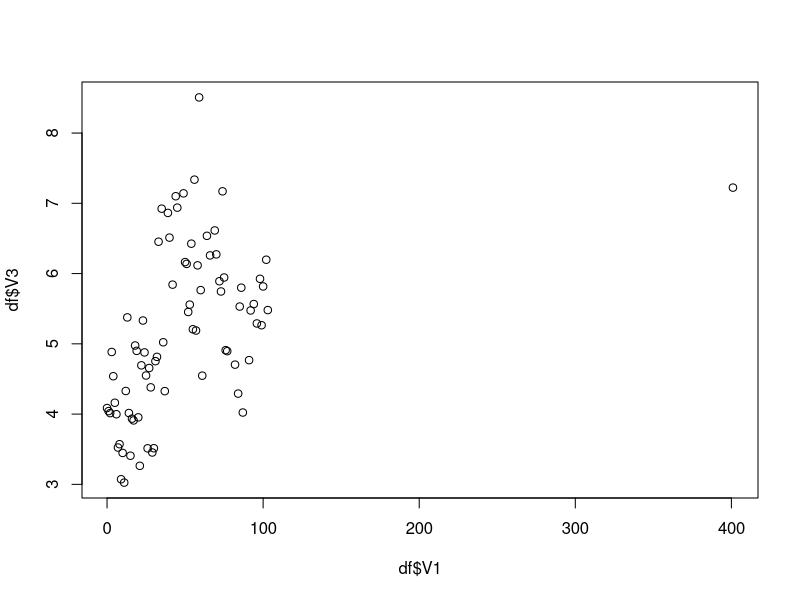

R code for this plot:
library(ggplot2)
file <- read.csv('episode_fuel.csv',header=FALSE)
i10 <- subset( file, V2 == "1i_0")
i10 <- aggregate(V3~V1+V2,i10,mean)
i11 <- subset( file, V2 == "1i_1")
i11 <- aggregate(V3~V1+V2,i11,mean)
i12 <- subset( file, V2 == "1i_2")
i12 <- aggregate(V3~V1+V2,i12,mean)
i13 <- subset( file, V2 == "1i_3")
i13 <- aggregate(V3~V1+V2,i13,mean)
i20 <- subset( file, V2 == "2i_0")
i20 <- aggregate(V3~V1+V2,i20,mean)
i21 <- subset( file, V2 == "2i_1")
i21 <- aggregate(V3~V1+V2,i21,mean)
i22 <- subset( file, V2 == "2i_2")
i22 <- aggregate(V3~V1+V2,i22,mean)
i23 <- subset( file, V2 == "2i_3")
i23 <- aggregate(V3~V1+V2,i23,mean)
i30 <- subset( file, V2 == "3i_0")
i30 <- aggregate(V3~V1+V2,i30,mean)
i31 <- subset( file, V2 == "3i_1")
i31 <- aggregate(V3~V1+V2,i31,mean)
i32 <- subset( file, V2 == "3i_2")
i32 <- aggregate(V3~V1+V2,i32,mean)
i33 <- subset( file, V2 == "3i_3")
i33 <- aggregate(V3~V1+V2,i33,mean)
i40 <- subset( file, V2 == "4i_0")
i40 <- aggregate(V3~V1+V2,i40,mean)
i41 <- subset( file, V2 == "4i_1")
i41 <- aggregate(V3~V1+V2,i41,mean)
i42 <- subset( file, V2 == "4i_2")
i42 <- aggregate(V3~V1+V2,i42,mean)
i43 <- subset( file, V2 == "4i_3")
i43 <- aggregate(V3~V1+V2,i43,mean)

df <- rbind(i10,i11)
df <- rbind(df,i12)
df <- rbind(df,i13)
df <- rbind(df,i20)
df <- rbind(df,i21)
df <- rbind(df,i22)
df <- rbind(df,i23)
df <- rbind(df,i30)
df <- rbind(df,i31)
df <- rbind(df,i32)
df <- rbind(df,i33)
df <- rbind(df,i40)
df <- rbind(df,i41)
df <- rbind(df,i42)
df <- rbind(df,i43)

df <- aggregate(V3~V1,df,mean)

#xaxis <- seq(1,nrow(i10))
X11(width=15,height=10)
par("cin",mfrow=c(1,1))

print(df)

plot(df$V1,df$V3)
#plot(i10$V1,i10$V3,col="blue")
#plot(i11$V1,i11$V3,col="red")
#lines(xaxis,i11$V3,col="red")
#lines(xaxis,i12$V3,col="green")
#lines(xaxis,i13$V3,col="yellow")
#legend("topleft",title="Road1",c("Lane0","Lane1","Lane2","Lane3"),col=c("blue","red","green","yellow"),lwd=c(2,2,2,2))

# plot(xaxis,i20$V2,type="l",col="blue")
# lines(xaxis,i21$V2,col="red")
# lines(xaxis,i22$V2,col="green")
# lines(xaxis,i23$V2,col="yellow")
# legend("topleft",title="Road2",c("Lane0","Lane1","Lane2","Lane3"),col=c("blue","red","green","yellow"),lwd=c(2,2,2,2))

# plot(xaxis,i30$V2,type="l",col="blue")
# lines(xaxis,i31$V2,col="red")
# lines(xaxis,i32$V2,col="green")
# lines(xaxis,i33$V2,col="yellow")
# legend("topleft",title="Road3",c("Lane0","Lane1","Lane2","Lane3"),col=c("blue","red","green","yellow"),lwd=c(2,2,2,2))

# plot(xaxis,i40$V2,type="l",col="blue")
# lines(xaxis,i41$V2,col="red")
# lines(xaxis,i42$V2,col="green")
# lines(xaxis,i43$V2,col="yellow")
# legend("topleft",title="Road4",c("Lane0","Lane1","Lane2","Lane3"),col=c("blue","red","green","yellow"),lwd=c(2,2,2,2))

invisible(readLines("stdin",n=1))
